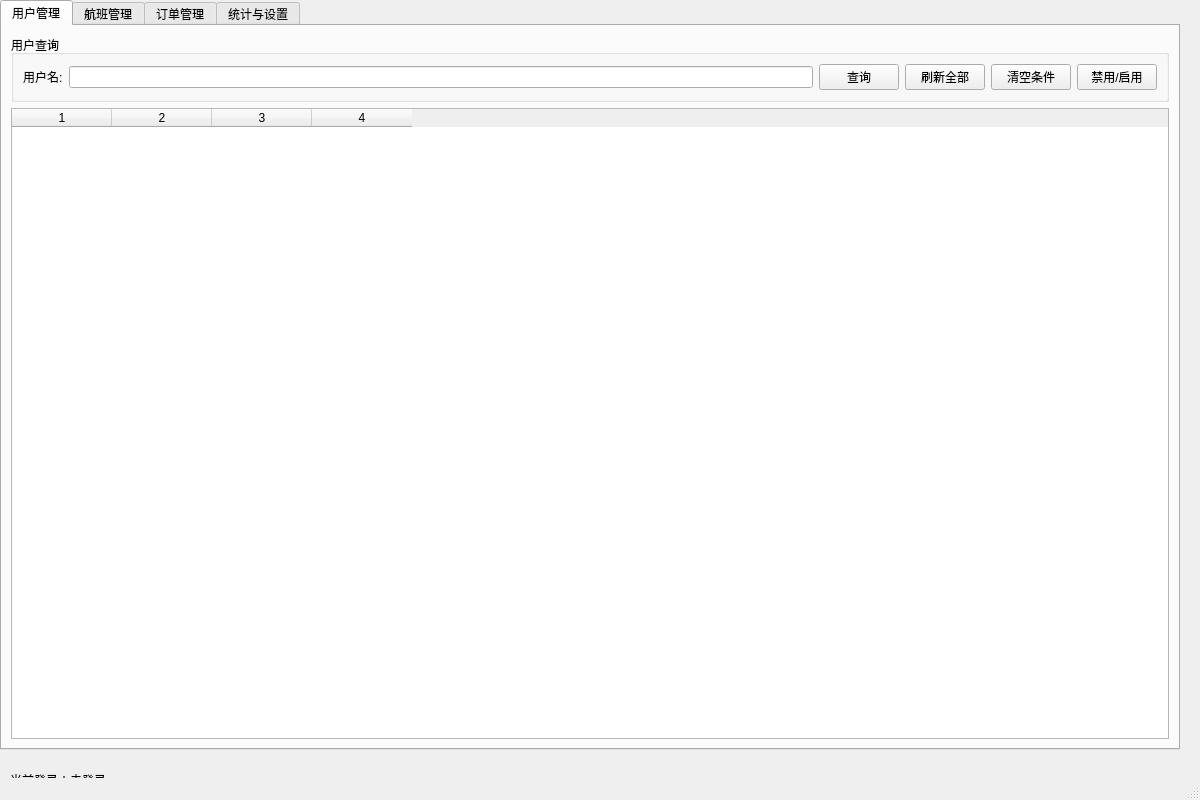
<?xml version="1.0" encoding="UTF-8"?>
<ui version="4.0">
 <class>AdminMainWindow</class>
 <widget class="QMainWindow" name="AdminMainWindow">
  <property name="geometry">
   <rect>
    <x>0</x>
    <y>0</y>
    <width>1200</width>
    <height>800</height>
   </rect>
  </property>
  <property name="maximumSize">
   <size>
    <width>16777</width>
    <height>16777215</height>
   </size>
  </property>
  <property name="windowTitle">
   <string>航班票务管理系统 - 管理端</string>
  </property>
  <widget class="QWidget" name="centralwidget">
   <widget class="QTabWidget" name="tabWidget">
    <property name="geometry">
     <rect>
      <x>0</x>
      <y>0</y>
      <width>1180</width>
      <height>750</height>
     </rect>
    </property>
    <property name="currentIndex">
     <number>0</number>
    </property>
    <widget class="QWidget" name="tabUser">
     <attribute name="title">
      <string>用户管理</string>
     </attribute>
     <layout class="QVBoxLayout" name="verticalLayout_4">
      <item>
       <widget class="QGroupBox" name="groupBoxUserQuery">
        <property name="title">
         <string>用户查询</string>
        </property>
        <layout class="QHBoxLayout" name="horizontalLayout_6">
         <item>
          <widget class="QLabel" name="label_11">
           <property name="text">
            <string>用户名:</string>
           </property>
          </widget>
         </item>
         <item>
          <widget class="QLineEdit" name="lineEditUserQuery"/>
         </item>
         <item>
          <widget class="QPushButton" name="btnQueryUser">
           <property name="text">
            <string>查询</string>
           </property>
          </widget>
         </item>
         <item>
          <widget class="QPushButton" name="btn_refresh_users">
           <property name="text">
            <string>刷新全部</string>
           </property>
          </widget>
         </item>
         <item>
          <widget class="QPushButton" name="btnClearUserQuery">
           <property name="text">
            <string>清空条件</string>
           </property>
          </widget>
         </item>
         <item>
          <widget class="QPushButton" name="btnBlockUser">
           <property name="text">
            <string>禁用/启用</string>
           </property>
          </widget>
         </item>
        </layout>
       </widget>
      </item>
      <item>
       <widget class="QTableWidget" name="tableUser">
        <property name="columnCount">
         <number>4</number>
        </property>
        <property name="horizontalHeaderLabels" stdset="0">
         <stringlist>
          <string>用户ID</string>
          <string>用户名</string>
          <string>密码</string>
          <string>手机号</string>
         </stringlist>
        </property>
        <column/>
        <column/>
        <column/>
        <column/>
       </widget>
      </item>
     </layout>
    </widget>
    <widget class="QWidget" name="tabFlight">
     <attribute name="title">
      <string>航班管理</string>
     </attribute>
     <layout class="QVBoxLayout" name="verticalLayout_2">
      <item>
       <widget class="QGroupBox" name="groupBoxFlightAdd">
        <property name="title">
         <string>添加航班</string>
        </property>
        <layout class="QGridLayout" name="gridLayout">
         <item row="4" column="4">
          <widget class="QSpinBox" name="spinBoxEcoAvail">
           <property name="minimum">
            <number>0</number>
           </property>
           <property name="maximum">
            <number>999</number>
           </property>
          </widget>
         </item>
         <item row="3" column="2">
          <widget class="QLabel" name="label_8">
           <property name="text">
            <string>公务舱价格:</string>
           </property>
          </widget>
         </item>
         <item row="3" column="0">
          <widget class="QLabel" name="label_7">
           <property name="text">
            <string>经济舱价格:</string>
           </property>
          </widget>
         </item>
         <item row="6" column="4">
          <widget class="QCheckBox" name="checkBoxMeal">
           <property name="enabled">
            <bool>true</bool>
           </property>
           <property name="cursor">
            <cursorShape>WaitCursor</cursorShape>
           </property>
           <property name="mouseTracking">
            <bool>false</bool>
           </property>
           <property name="tabletTracking">
            <bool>true</bool>
           </property>
           <property name="autoFillBackground">
            <bool>false</bool>
           </property>
           <property name="styleSheet">
            <string notr="true">QCheckBox::indicator {
    width: 18px;  /* 勾选框宽度 */
    height: 18px; /* 勾选框高度 */
}
QCheckBox::indicator:checked {
    background-color: #2196F3; /* 勾选后的填充色（示例：深蓝色） */
    border: 1px solid #1976D2; /* 勾选后的边框色 */
}
QCheckBox::indicator:unchecked {
    background-color: #FFFFFF; /* 未勾选的填充色（白色） */
    border: 1px solid #BDBDBD; /* 未勾选的边框色（灰色） */
}</string>
           </property>
           <property name="checked">
            <bool>false</bool>
           </property>
           <property name="tristate">
            <bool>false</bool>
           </property>
          </widget>
         </item>
         <item row="4" column="2">
          <widget class="QLabel" name="label_10">
           <property name="text">
            <string>经济舱可用:</string>
           </property>
          </widget>
         </item>
         <item row="5" column="1">
          <widget class="QSpinBox" name="spinBoxBusTotal">
           <property name="minimum">
            <number>1</number>
           </property>
           <property name="maximum">
            <number>999</number>
           </property>
          </widget>
         </item>
         <item row="6" column="1">
          <widget class="QLineEdit" name="lineEditAircraft"/>
         </item>
         <item row="4" column="1">
          <widget class="QSpinBox" name="spinBoxEcoTotal">
           <property name="minimum">
            <number>1</number>
           </property>
           <property name="maximum">
            <number>999</number>
           </property>
          </widget>
         </item>
         <item row="1" column="0">
          <widget class="QLabel" name="label_3">
           <property name="text">
            <string>目的地:</string>
           </property>
          </widget>
         </item>
         <item row="0" column="2">
          <widget class="QLabel" name="label_2">
           <property name="text">
            <string>出发地:</string>
           </property>
          </widget>
         </item>
         <item row="3" column="1">
          <widget class="QDoubleSpinBox" name="doubleSpinBoxEcoPrice">
           <property name="minimum">
            <double>0.010000000000000</double>
           </property>
           <property name="maximum">
            <double>9999.989999999999782</double>
           </property>
          </widget>
         </item>
         <item row="5" column="0">
          <widget class="QLabel" name="label_12">
           <property name="text">
            <string>公务舱总座位:</string>
           </property>
          </widget>
         </item>
         <item row="5" column="4">
          <widget class="QSpinBox" name="spinBoxBusAvail">
           <property name="minimum">
            <number>0</number>
           </property>
           <property name="maximum">
            <number>999</number>
           </property>
          </widget>
         </item>
         <item row="3" column="4">
          <widget class="QDoubleSpinBox" name="doubleSpinBoxBusPrice">
           <property name="minimum">
            <double>0.010000000000000</double>
           </property>
           <property name="maximum">
            <double>9999.989999999999782</double>
           </property>
          </widget>
         </item>
         <item row="5" column="2">
          <widget class="QLabel" name="label_13">
           <property name="text">
            <string>公务舱可用:</string>
           </property>
          </widget>
         </item>
         <item row="6" column="2">
          <widget class="QLabel" name="label_15">
           <property name="text">
            <string>含餐食:</string>
           </property>
          </widget>
         </item>
         <item row="6" column="0">
          <widget class="QLabel" name="label_14">
           <property name="text">
            <string>机型:</string>
           </property>
          </widget>
         </item>
         <item row="2" column="4">
          <widget class="QLineEdit" name="lineEditAirline"/>
         </item>
         <item row="7" column="0" colspan="5">
          <widget class="QPushButton" name="btn_add_flight">
           <property name="text">
            <string>添加航班</string>
           </property>
          </widget>
         </item>
         <item row="0" column="0">
          <widget class="QLabel" name="label">
           <property name="text">
            <string>航班号:</string>
           </property>
          </widget>
         </item>
         <item row="0" column="1">
          <widget class="QLineEdit" name="lineEditFlightNum"/>
         </item>
         <item row="2" column="1">
          <widget class="QDateTimeEdit" name="dateTimeEditArrive">
           <property name="calendarPopup">
            <bool>true</bool>
           </property>
          </widget>
         </item>
         <item row="1" column="2">
          <widget class="QLabel" name="label_4">
           <property name="text">
            <string>出发时间:</string>
           </property>
          </widget>
         </item>
         <item row="2" column="2">
          <widget class="QLabel" name="label_6">
           <property name="text">
            <string>航空公司:</string>
           </property>
          </widget>
         </item>
         <item row="2" column="0">
          <widget class="QLabel" name="label_5">
           <property name="text">
            <string>到达时间:</string>
           </property>
          </widget>
         </item>
         <item row="1" column="4">
          <widget class="QDateTimeEdit" name="dateTimeEditDepart">
           <property name="calendarPopup">
            <bool>true</bool>
           </property>
          </widget>
         </item>
         <item row="1" column="1">
          <widget class="QLineEdit" name="lineEditDest"/>
         </item>
         <item row="4" column="0">
          <widget class="QLabel" name="label_9">
           <property name="text">
            <string>经济舱总座位:</string>
           </property>
          </widget>
         </item>
         <item row="0" column="4">
          <widget class="QLineEdit" name="lineEditOrigin"/>
         </item>
        </layout>
       </widget>
      </item>
      <item>
       <widget class="QGroupBox" name="groupBoxFlightQuery">
        <property name="title">
         <string>航班查询</string>
        </property>
        <layout class="QHBoxLayout" name="horizontalLayout_5">
         <item>
          <widget class="QLabel" name="label_16">
           <property name="text">
            <string>出发地:</string>
           </property>
          </widget>
         </item>
         <item>
          <widget class="QLineEdit" name="lineEditFlightOrigin"/>
         </item>
         <item>
          <widget class="QLabel" name="label_17">
           <property name="text">
            <string>目的地:</string>
           </property>
          </widget>
         </item>
         <item>
          <widget class="QLineEdit" name="lineEditFlightDest">
           <property name="maximumSize">
            <size>
             <width>200000</width>
             <height>16777215</height>
            </size>
           </property>
          </widget>
         </item>
         <item>
          <widget class="QLabel" name="label_18">
           <property name="text">
            <string>日期:</string>
           </property>
          </widget>
         </item>
         <item>
          <widget class="QDateEdit" name="dateEditFlight">
           <property name="calendarPopup">
            <bool>true</bool>
           </property>
          </widget>
         </item>
         <item>
          <widget class="QPushButton" name="btn_query_flights_admin">
           <property name="text">
            <string>查询</string>
           </property>
          </widget>
         </item>
         <item>
          <widget class="QPushButton" name="btn_edit_flight">
           <property name="text">
            <string>编辑</string>
           </property>
          </widget>
         </item>
         <item>
          <widget class="QPushButton" name="btn_delete_flight">
           <property name="text">
            <string>删除</string>
           </property>
          </widget>
         </item>
         <item>
          <widget class="QPushButton" name="btnClearFlightQuery">
           <property name="text">
            <string>清空条件</string>
           </property>
          </widget>
         </item>
         <item>
          <widget class="QPushButton" name="btn_refresh_flights">
           <property name="text">
            <string>刷新全部</string>
           </property>
          </widget>
         </item>
        </layout>
       </widget>
      </item>
      <item>
       <widget class="QTableWidget" name="tableFlight">
        <property name="columnCount">
         <number>13</number>
        </property>
        <property name="horizontalHeaderLabels" stdset="0">
         <stringlist>
          <string>航班ID</string>
          <string>航班号</string>
          <string>出发地</string>
          <string>目的地</string>
          <string>起飞时间</string>
          <string>到达时间</string>
          <string>航空公司</string>
          <string>经济舱价格</string>
          <string>公务舱价格</string>
          <string>经济舱余票</string>
          <string>公务舱余票</string>
          <string>机型</string>
          <string>餐食</string>
         </stringlist>
        </property>
        <column/>
        <column/>
        <column/>
        <column/>
        <column/>
        <column/>
        <column/>
        <column/>
        <column/>
        <column/>
        <column/>
        <column/>
        <column/>
       </widget>
      </item>
     </layout>
    </widget>
    <widget class="QWidget" name="tabOrder">
     <attribute name="title">
      <string>订单管理</string>
     </attribute>
     <layout class="QVBoxLayout" name="verticalLayout_3">
      <item>
       <widget class="QGroupBox" name="groupBoxOrderQuery">
        <property name="title">
         <string>订单查询</string>
        </property>
        <layout class="QHBoxLayout" name="horizontalLayout">
         <item>
          <widget class="QLabel" name="label_19">
           <property name="text">
            <string>用户ID:</string>
           </property>
          </widget>
         </item>
         <item>
          <widget class="QSpinBox" name="spinBoxOrderUserId">
           <property name="minimum">
            <number>1</number>
           </property>
          </widget>
         </item>
         <item>
          <widget class="QPushButton" name="btnQueryOrder">
           <property name="text">
            <string>查询用户订单</string>
           </property>
          </widget>
         </item>
         <item>
          <widget class="QPushButton" name="btnClearOrderQuery">
           <property name="text">
            <string>清空条件</string>
           </property>
          </widget>
         </item>
         <item>
          <widget class="QPushButton" name="btn_refresh_orders_admin">
           <property name="text">
            <string>刷新全部订单</string>
           </property>
          </widget>
         </item>
        </layout>
       </widget>
      </item>
      <item>
       <widget class="QGroupBox" name="groupBoxOrderUpdate">
        <property name="title">
         <string>更新订单状态</string>
        </property>
        <layout class="QHBoxLayout" name="horizontalLayout_2">
         <item>
          <widget class="QLabel" name="label_20">
           <property name="text">
            <string>订单ID:</string>
           </property>
          </widget>
         </item>
         <item>
          <widget class="QSpinBox" name="spinBoxOrderId">
           <property name="minimum">
            <number>0</number>
           </property>
           <property name="maximum">
            <number>9999</number>
           </property>
          </widget>
         </item>
         <item>
          <widget class="QLabel" name="label_21">
           <property name="text">
            <string>新状态:</string>
           </property>
          </widget>
         </item>
         <item>
          <widget class="QComboBox" name="comboOrderStatus">
           <property name="insertPolicy">
            <enum>QComboBox::InsertPolicy::InsertAtBottom</enum>
           </property>
           <item>
            <property name="text">
             <string>cancelled</string>
            </property>
           </item>
           <item>
            <property name="text">
             <string>completed</string>
            </property>
           </item>
           <item>
            <property name="text">
             <string>booked</string>
            </property>
           </item>
           <item>
            <property name="text">
             <string>refunded</string>
            </property>
           </item>
          </widget>
         </item>
         <item>
          <widget class="QPushButton" name="btnUpdateOrder">
           <property name="text">
            <string>更新状态</string>
           </property>
          </widget>
         </item>
        </layout>
       </widget>
      </item>
      <item>
       <widget class="QTableWidget" name="tableOrder">
        <property name="columnCount">
         <number>6</number>
        </property>
        <property name="horizontalHeaderLabels" stdset="0">
         <stringlist>
          <string>订单ID</string>
          <string>用户ID</string>
          <string>航班号</string>
          <string>舱位</string>
          <string>订单时间</string>
          <string>状态</string>
         </stringlist>
        </property>
        <column/>
        <column/>
        <column/>
        <column/>
        <column/>
        <column/>
       </widget>
      </item>
     </layout>
    </widget>
    <widget class="QWidget" name="tabStats">
     <attribute name="title">
      <string>统计与设置</string>
     </attribute>
     <layout class="QVBoxLayout" name="verticalLayout_Stats">
      <item>
       <widget class="QGroupBox" name="groupBoxStats">
        <property name="title">
         <string>系统统计</string>
        </property>
        <layout class="QGridLayout" name="gridLayoutStats">
         <item row="0" column="0">
          <widget class="QLabel" name="l1">
           <property name="text">
            <string>总航班数:</string>
           </property>
          </widget>
         </item>
         <item row="0" column="1">
          <widget class="QLabel" name="lblTotalFlights">
           <property name="text">
            <string>0</string>
           </property>
          </widget>
         </item>
         <item row="0" column="2">
          <widget class="QLabel" name="l2">
           <property name="text">
            <string>活跃航班:</string>
           </property>
          </widget>
         </item>
         <item row="0" column="3">
          <widget class="QLabel" name="lblActiveFlights">
           <property name="text">
            <string>0</string>
           </property>
          </widget>
         </item>
         <item row="1" column="0">
          <widget class="QLabel" name="l3">
           <property name="text">
            <string>总订单数:</string>
           </property>
          </widget>
         </item>
         <item row="1" column="1">
          <widget class="QLabel" name="lblTotalOrders">
           <property name="text">
            <string>0</string>
           </property>
          </widget>
         </item>
         <item row="1" column="2">
          <widget class="QLabel" name="l4">
           <property name="text">
            <string>完成订单:</string>
           </property>
          </widget>
         </item>
         <item row="1" column="3">
          <widget class="QLabel" name="lblCompletedOrders">
           <property name="text">
            <string>0</string>
           </property>
          </widget>
         </item>
         <item row="2" column="0">
          <widget class="QLabel" name="l5">
           <property name="text">
            <string>总用户数:</string>
           </property>
          </widget>
         </item>
         <item row="2" column="1">
          <widget class="QLabel" name="lblTotalUsers">
           <property name="text">
            <string>0</string>
           </property>
          </widget>
         </item>
         <item row="2" column="2">
          <widget class="QLabel" name="l6">
           <property name="text">
            <string>活跃用户:</string>
           </property>
          </widget>
         </item>
         <item row="2" column="3">
          <widget class="QLabel" name="lblActiveUsers">
           <property name="text">
            <string>0</string>
           </property>
          </widget>
         </item>
         <item row="3" column="0">
          <widget class="QLabel" name="l7">
           <property name="text">
            <string>总收入:</string>
           </property>
          </widget>
         </item>
         <item row="3" column="1">
          <widget class="QLabel" name="lblTotalRevenue">
           <property name="text">
            <string>0.00</string>
           </property>
          </widget>
         </item>
         <item row="3" column="2">
          <widget class="QLabel" name="l8">
           <property name="text">
            <string>今日收入:</string>
           </property>
          </widget>
         </item>
         <item row="3" column="3">
          <widget class="QLabel" name="lblTodayRevenue">
           <property name="text">
            <string>0.00</string>
           </property>
          </widget>
         </item>
        </layout>
       </widget>
      </item>
      <item>
       <widget class="QGroupBox" name="groupBoxSettings">
        <property name="title">
         <string>系统设置</string>
        </property>
        <layout class="QHBoxLayout" name="horizontalLayout_Settings">
         <item>
          <widget class="QPushButton" name="btnResetSystem">
           <property name="text">
            <string>重置系统数据</string>
           </property>
          </widget>
         </item>
        </layout>
       </widget>
      </item>
      <item>
       <widget class="QPushButton" name="btn_logout_admin">
        <property name="text">
         <string>退出当前管理员账号</string>
        </property>
       </widget>
      </item>
      <item>
       <spacer name="verticalSpacer">
        <property name="orientation">
         <enum>Qt::Orientation::Vertical</enum>
        </property>
        <property name="sizeHint" stdset="0">
         <size>
          <width>20</width>
          <height>40</height>
         </size>
        </property>
       </spacer>
      </item>
     </layout>
    </widget>
   </widget>
   <widget class="QLabel" name="lblAdminStatus">
    <property name="geometry">
     <rect>
      <x>10</x>
      <y>770</y>
      <width>800</width>
      <height>20</height>
     </rect>
    </property>
    <property name="text">
     <string>当前登录：未登录</string>
    </property>
   </widget>
  </widget>
  <widget class="QMenuBar" name="menubar">
   <property name="geometry">
    <rect>
     <x>0</x>
     <y>0</y>
     <width>1200</width>
     <height>20</height>
    </rect>
   </property>
  </widget>
  <widget class="QStatusBar" name="statusbar"/>
 </widget>
 <resources/>
 <connections/>
</ui>
